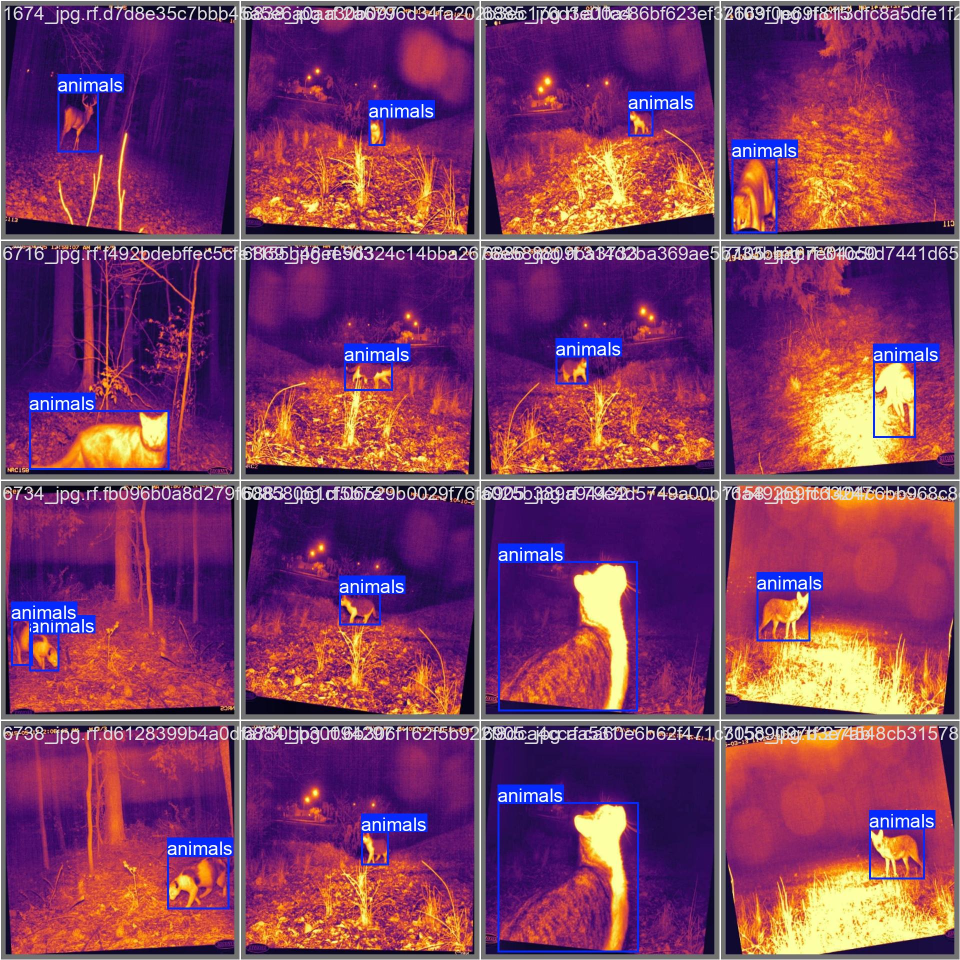
#> input picture val_batch0_labels.jpg, 1920 x 1920 px, given as the content of the folder images, which was not available (shown at 1/2 size)
$ python stimulate.py
#> lines starting #> are read from the running program, lines starting #| are printed output that depends on the picture; pictures that were not available may be replaced by others from this repository, and a replacement may not be noted
import cv2
import numpy as np
import os
from glob import glob

# === STEP 1: Gamma Correction ===
def gamma_correction(img, gamma=1.1):
    invGamma = 1.0 / gamma
    table = np.array([(i / 255.0) ** invGamma * 255 for i in np.arange(0, 256)]).astype("uint8")
    return cv2.LUT(img, table)

# === STEP 2: Simulate Custom Thermal Image ===
def simulate_custom_thermal(img, brightness_weight=1.2, red_weight=1.5, green_weight=0.7, blue_weight=0.3):
    img = gamma_correction(img, gamma=1.1)
    img = img.astype(np.float32) / 255.0
    b, g, r = cv2.split(img)

    thermal_float = (r * red_weight + g * green_weight + b * blue_weight) * brightness_weight
    thermal_norm = cv2.normalize(thermal_float, None, 0, 1, cv2.NORM_MINMAX)
    thermal_gray = (thermal_norm * 255).astype(np.uint8)

    # CLAHE enhancement
    clahe = cv2.createCLAHE(clipLimit=2.0, tileGridSize=(8, 8))
    thermal_gray = clahe.apply(thermal_gray)

    # Use inferno colormap for better visual balance
    thermal_colored = cv2.applyColorMap(thermal_gray, cv2.COLORMAP_INFERNO)

    return thermal_colored, thermal_gray

# === STEP 3: Process All Images in Folder ===
def process_folder(input_folder="images", output_folder="thermal_outputs"):
#> called with input_folder = 'images', output_folder = 'thermal_outputs'
    os.makedirs(os.path.join(output_folder, "colored"), exist_ok=True)
    os.makedirs(os.path.join(output_folder, "grayscale"), exist_ok=True)

    supported_extensions = ('*.jpg', '*.jpeg', '*.png', '*.bmp')
    image_paths = []
    for ext in supported_extensions:
        found = glob(os.path.join(input_folder, ext))
        print(f"📁 Found {len(found)} images with extension {ext}")
        image_paths.extend(found)

    print(f"\n🔍 Total images found: {len(image_paths)}\n")

    if len(image_paths) == 0:
        print("❌ No images found. Check folder name or add supported formats.")
        return

    for idx, path in enumerate(image_paths):
        filename = os.path.basename(path)
        print(f"🛠️ [{idx + 1}/{len(image_paths)}] Processing: {filename}")

        img = cv2.imread(path)
#> img is the input picture: shape (1920, 1920, 3); mean B, G, R 100.9, 61.8, 128
        if img is None:
            print(f"⚠️ Failed to load {filename}, skipping.")
            continue

        img = cv2.resize(img, (512, 512))
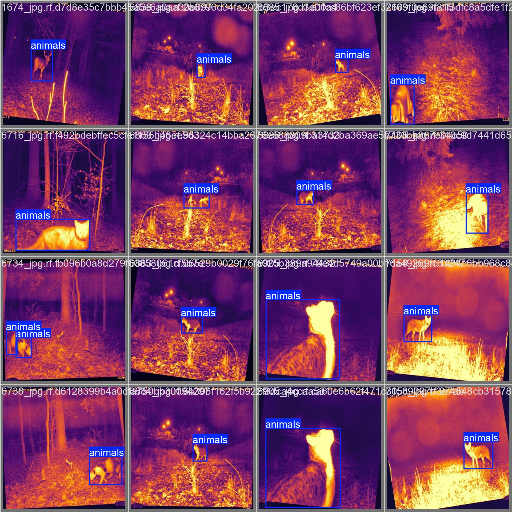
#> img: shape (512, 512, 3); mean B, G, R 100.4, 61.4, 127.4
        thermal_colored, thermal_gray = simulate_custom_thermal(img)
#> in simulate_custom_thermal, `b, g, r = cv2.split(img)`:
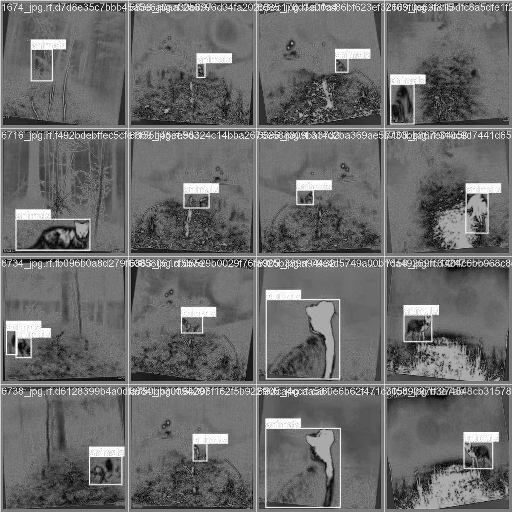
#> b: shape (512, 512) float32; min 0, max 1, mean 0.423
#> in simulate_custom_thermal, `b, g, r = cv2.split(img)`:
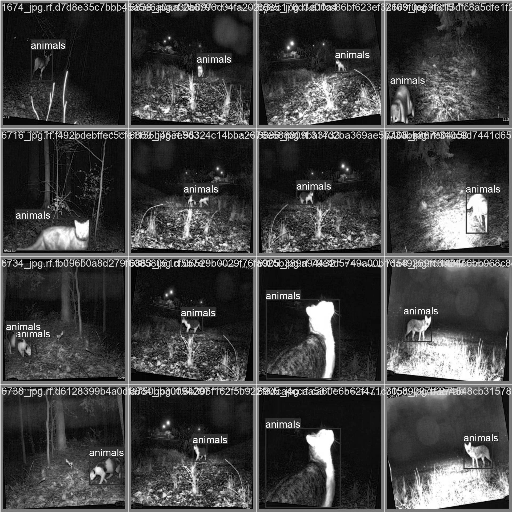
#> g: shape (512, 512) float32; min 0, max 1, mean 0.261
#> in simulate_custom_thermal, `b, g, r = cv2.split(img)`:
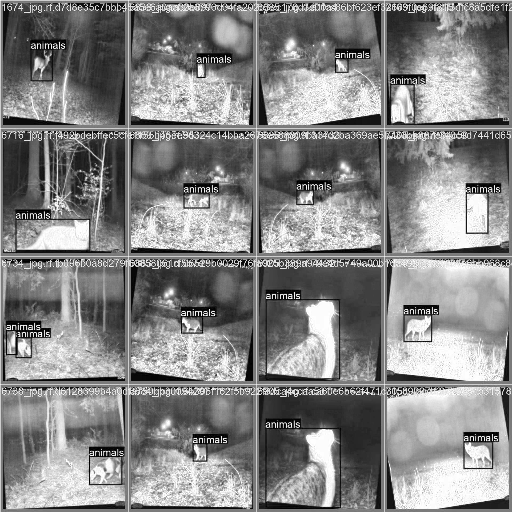
#> r: shape (512, 512) float32; min 0, max 1, mean 0.523
#> in simulate_custom_thermal, `thermal_float = (r * red_weight + g * green_weight + b * blue_weight) ..`:
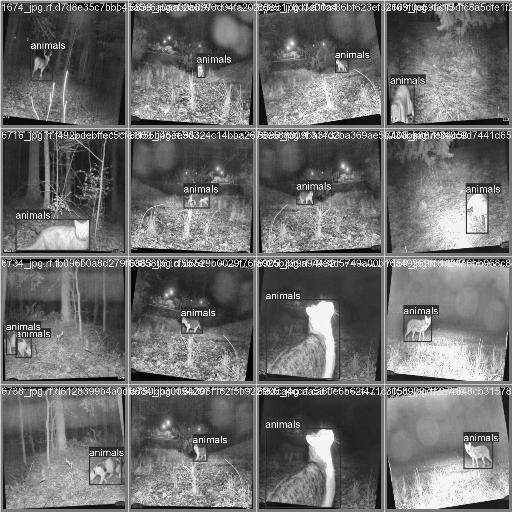
#> thermal_float: shape (512, 512) float32; min 0.0165, max 2.98, mean 1.31; drawn with min black and max white
#> in simulate_custom_thermal, `thermal_gray = clahe.apply(thermal_gray)`:
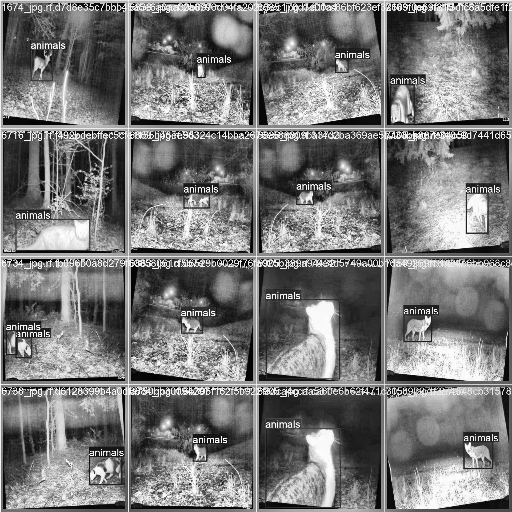
#> thermal_gray: shape (512, 512); min 0, max 255, mean 119.5
#> in simulate_custom_thermal, `thermal_colored = cv2.applyColorMap(thermal_gray, cv2.COLORMAP_INFERNO)`:
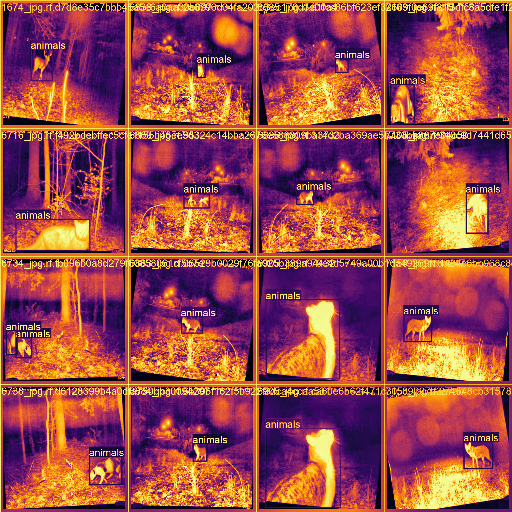
#> thermal_colored: shape (512, 512, 3); mean B, G, R 76.6, 72, 155.2

        out_colored = os.path.join(output_folder, "colored", filename)
        out_gray = os.path.join(output_folder, "grayscale", filename)

        cv2.imwrite(out_colored, thermal_colored)
        cv2.imwrite(out_gray, thermal_gray)
        print(f"✅ Saved: {out_colored} and {out_gray}\n")

    print("🎉 Done! All thermal images saved.")

# === MAIN ===
if __name__ == "__main__":
    process_folder(input_folder="images", output_folder="thermal_outputs")
